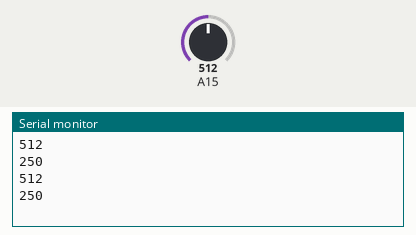
This sketch was run on a simulated Arduino Mega 2560, built with avr-gcc and run on an emulated ATmega2560. Shown: the last lines printed to the serial monitor. The test bench sets the inputs (shaded band); at power-on: A15 = 512.

Above: at 1.8 s.
1.9 s: A15 set to 716
At 2.8 s:
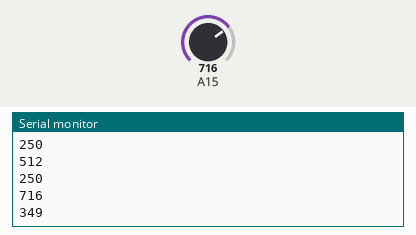
3.4 s: A15 set to 900
At 4.8 s:
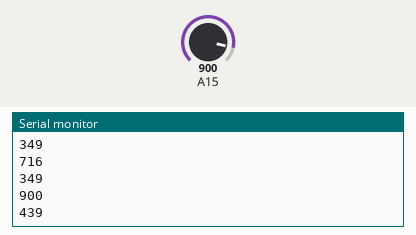
Timing chart, 0 to 6.4 s (numbered marks = the images above; inputs shaded):
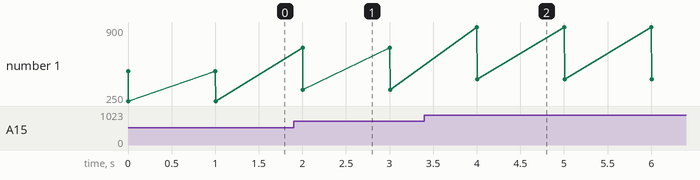

The sketch:

lm35.ino
```cpp
void setup() {
  // put your setup code here, to run on
  Serial.begin(9600);

}

void loop() {
  // put your main code here, to run repeatedly:
  int okunanDeger = analogRead(A15);
  float derece = (okunanDeger / 1024.0) * 500;
  int derece1 = (int)derece;
  Serial.println(okunanDeger);
  Serial.println(derece1);

  delay(1000);
}
```

Measured:
- after the input at 1.9 s, the serial monitor: prints a new line after 0.10 s (image 1)
- after the input at 3.4 s, the serial monitor: prints a new line after 0.60 s (image 2)
- plotted number 1: 250 → 349 after the input at 1.9 s, 349 → 439 after the input at 3.4 s
